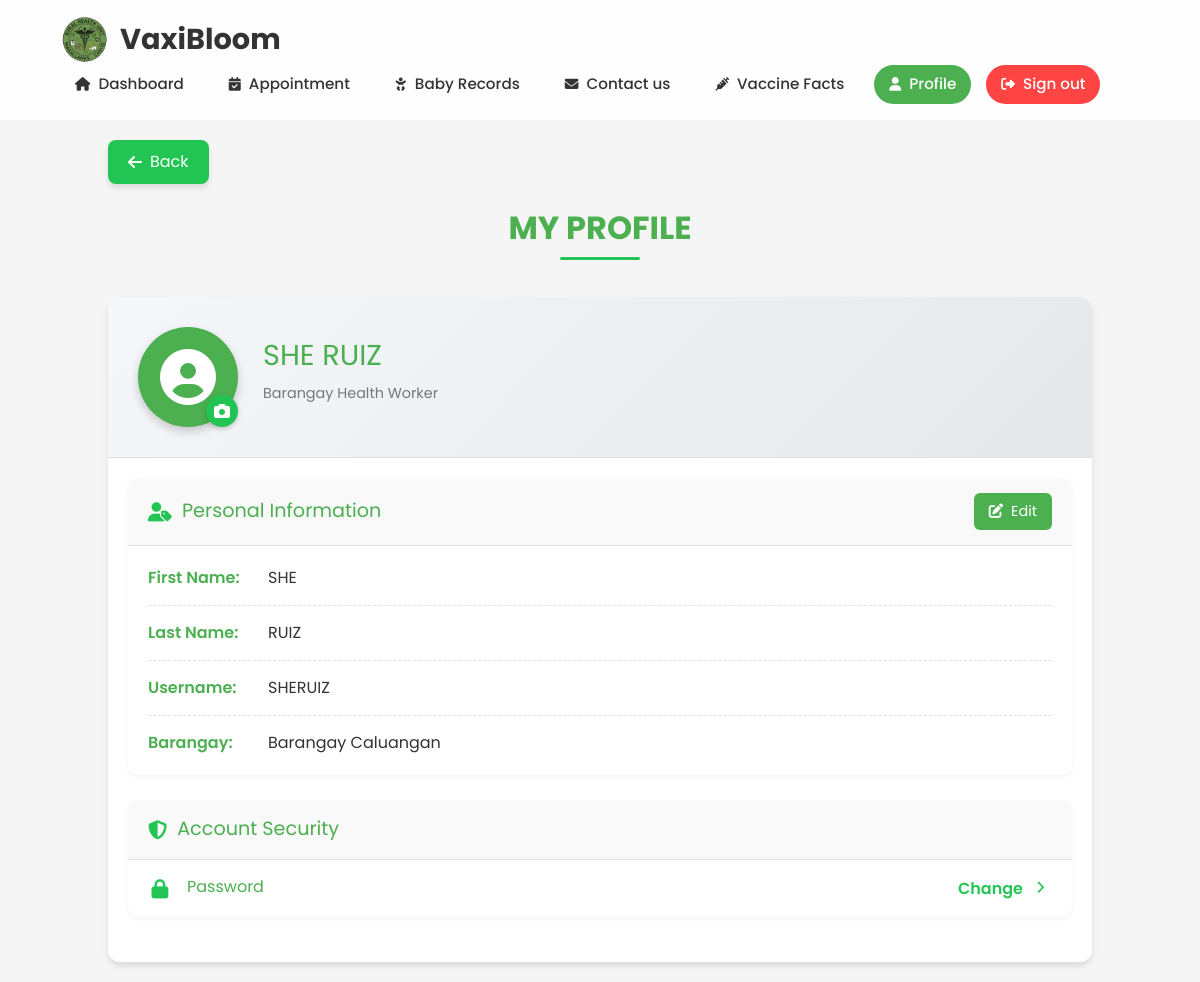
/system/user/profile.php (signed in), run on the app's committed database.
### tables this page shows
CREATE TABLE `users` (
  `user_id` int(11) NOT NULL,
  `first_name` varchar(100) NOT NULL,
  `last_name` varchar(100) NOT NULL,
  `username` varchar(100) NOT NULL,
  `password` varchar(255) NOT NULL,
  `barangay` varchar(100) NOT NULL,
  `role` enum('bhw') NOT NULL DEFAULT 'bhw'
);

### system/user/profile.php (the view, shortened to what this page needs)
<?php
require '../config.php';
$user_id = $_SESSION['user_id'];
$sql = "SELECT * FROM users WHERE user_id = ?";
$stmt = $conn->prepare($sql);
$stmt->bind_param("i", $user_id);
$stmt->execute();
$result = $stmt->get_result();
if ($result->num_rows > 0) {
    $user = $result->fetch_assoc();
} else {
    $_SESSION['error_message'] = "Error fetching user data.";
    header('Location: profile.php');
    exit;
}
?>
<!DOCTYPE html>
<html lang="en">
<head>
    <script src="https://cdn.tailwindcss.com"></script>
    <link rel="stylesheet" href="../../css/user/profile.css">
    <link rel="stylesheet" href="https://cdnjs.cloudflare.com/ajax/libs/font-awesome/6.4.0/css/all.min.css">
</head>
<body>
<header class="header-glass">
    <h1>
        <a href="dashboard.php" class="logo-link">
            <img src="../../img/logo1.png" alt="VaxiBloom Logo" class="logo-img">VaxiBloom
        </a>
    </h1>
    <nav id="nav-menu">
        <a href="dashboard.php" class="<?= basename($_SERVER['PHP_SELF']) == 'parent_dashboard.php' ? 'active' : '' ?>">
            <i class="fas fa-home"></i> Dashboard
        </a>
        <a href="appointment.php" class="<?= basename($_SERVER['PHP_SELF']) == 'appointment.php' ? 'active' : '' ?>">
            <i class="fas fa-calendar-check"></i> Appointment
        </a>
        <a href="baby_record.php" class="<?= basename($_SERVER['PHP_SELF']) == 'baby_record.php' ? 'active' : '' ?>">
            <i class="fas fa-baby"></i> Baby Records
        </a>
        <a href="contacts.php" class="<?= basename($_SERVER['PHP_SELF']) == 'contacts.php' ? 'active' : '' ?>">
            <i class="fas fa-envelope"></i> Contact us
        </a>
        <a href="vaccine_facts.php" class="<?= basename($_SERVER['PHP_SELF']) == 'vaccine_facts.php' ? 'active' : '' ?>">
            <i class="fas fa-syringe"></i> Vaccine Facts
        </a>
        <a href="profile.php" class="<?= basename($_SERVER['PHP_SELF']) == 'profile.php' ? 'active' : '' ?>">
            <i class="fas fa-user"></i> Profile
        </a>
        <a href="../../index.php" class="signout">
            <i class="fas fa-sign-out-alt"></i> Sign out
        </a>
    </nav>
</header>
<div class="container">
    <div class="back-button-container">
        <button onclick="goBack()" class="back-button">
            <i class="fas fa-arrow-left"></i> Back
        </button>
    </div>
    <div class="profile-header">
        <strong><h1 class="profile-title">MY PROFILE</h1></strong>
    </div>
    <div class="profile-card">
        <div class="user-info">
            <div class="avatar-container">
                <div class="avatar">
                    <i class="fas fa-user-circle"></i>
                </div>
                <button class="avatar-upload">
                    <i class="fas fa-camera"></i>
                </button>
            </div>
            <div class="user-details">
                <h2><?= htmlspecialchars($user['first_name'] . ' ' . $user['last_name']) ?></h2>
                <p class="user-role">Barangay Health Worker</p>
            </div>
        </div>
        <div class="profile-sections">
            <div class="personal-info section-card">
                <div class="section-header">
                    <h3><i class="fas fa-user-tag"></i> Personal Information</h3>
                    <button id="editButton" onclick="toggleEditMode()" class="edit-button">
                        <i class="fas fa-edit"></i> Edit
                    </button>
                </div>
                <div id="infoDisplay" class="info-display">
                    <div class="info-item">
                        <span class="info-label">First Name:</span>
                        <span class="info-value"><?= htmlspecialchars($user['first_name']) ?></span>
                    </div>
                    <div class="info-item">
                        <span class="info-label">Last Name:</span>
                        <span class="info-value"><?= htmlspecialchars($user['last_name']) ?></span>
                    </div>
                    <div class="info-item">
                        <span class="info-label">Username:</span>
                        <span class="info-value"><?= htmlspecialchars($user['username']) ?></span>
                    </div>
                    <div class="info-item">
                        <span class="info-label">Barangay:</span>
                        <span class="info-value"><?= htmlspecialchars($user['barangay']) ?></span>
                    </div>
                </div>
            </div>
            <div class="security-info section-card">
                <div class="section-header">
                    <h3><i class="fas fa-shield-alt"></i> Account Security</h3>
                </div>
                <div class="security-items">
                    <div class="security-item">
                        <i class="fas fa-lock"></i>
                        <div>
                            <h4>Password</h4>
                        </div>
                        <button class="security-action" onclick="openPasswordModal()">
                            Change <i class="fas fa-chevron-right"></i>
                        </button>
                    </div>
                </div>
            </div>
        </div>
    </div>
</div>
</body>
</html>

### data on the page
users: first_name+last_name "SHE RUIZ", first_name "SHE", last_name "RUIZ", username "SHERUIZ", barangay "Barangay Caluangan"
